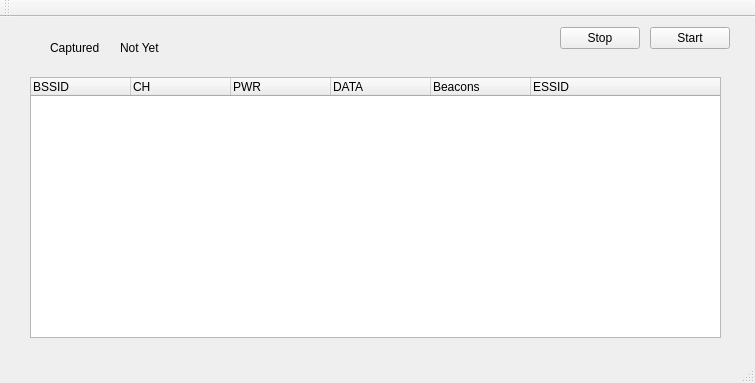
<?xml version="1.0" encoding="UTF-8"?>
<ui version="4.0">
 <class>MainWindow</class>
 <widget class="QMainWindow" name="MainWindow">
  <property name="geometry">
   <rect>
    <x>0</x>
    <y>0</y>
    <width>755</width>
    <height>383</height>
   </rect>
  </property>
  <property name="windowTitle">
   <string>MainWindow</string>
  </property>
  <widget class="QWidget" name="centralWidget">
   <widget class="QPushButton" name="start_btn">
    <property name="geometry">
     <rect>
      <x>650</x>
      <y>10</y>
      <width>80</width>
      <height>22</height>
     </rect>
    </property>
    <property name="text">
     <string>Start</string>
    </property>
   </widget>
   <widget class="QLabel" name="test_text">
    <property name="geometry">
     <rect>
      <x>120</x>
      <y>20</y>
      <width>151</width>
      <height>21</height>
     </rect>
    </property>
    <property name="text">
     <string>Not Yet</string>
    </property>
   </widget>
   <widget class="QTreeWidget" name="treeWidget">
    <property name="geometry">
     <rect>
      <x>30</x>
      <y>60</y>
      <width>691</width>
      <height>261</height>
     </rect>
    </property>
    <column>
     <property name="text">
      <string>BSSID</string>
     </property>
    </column>
    <column>
     <property name="text">
      <string>CH</string>
     </property>
    </column>
    <column>
     <property name="text">
      <string>PWR</string>
     </property>
    </column>
    <column>
     <property name="text">
      <string>DATA</string>
     </property>
    </column>
    <column>
     <property name="text">
      <string>Beacons</string>
     </property>
    </column>
    <column>
     <property name="text">
      <string>ESSID</string>
     </property>
    </column>
   </widget>
   <widget class="QLabel" name="label">
    <property name="geometry">
     <rect>
      <x>50</x>
      <y>20</y>
      <width>71</width>
      <height>21</height>
     </rect>
    </property>
    <property name="text">
     <string>Captured</string>
    </property>
   </widget>
   <widget class="QPushButton" name="stop_btn">
    <property name="geometry">
     <rect>
      <x>560</x>
      <y>10</y>
      <width>80</width>
      <height>22</height>
     </rect>
    </property>
    <property name="text">
     <string>Stop</string>
    </property>
   </widget>
  </widget>
  <widget class="QMenuBar" name="menuBar">
   <property name="geometry">
    <rect>
     <x>0</x>
     <y>0</y>
     <width>755</width>
     <height>19</height>
    </rect>
   </property>
  </widget>
  <widget class="QToolBar" name="mainToolBar">
   <attribute name="toolBarArea">
    <enum>TopToolBarArea</enum>
   </attribute>
   <attribute name="toolBarBreak">
    <bool>false</bool>
   </attribute>
  </widget>
  <widget class="QStatusBar" name="statusBar"/>
 </widget>
 <layoutdefault spacing="6" margin="11"/>
 <resources/>
 <connections/>
</ui>
